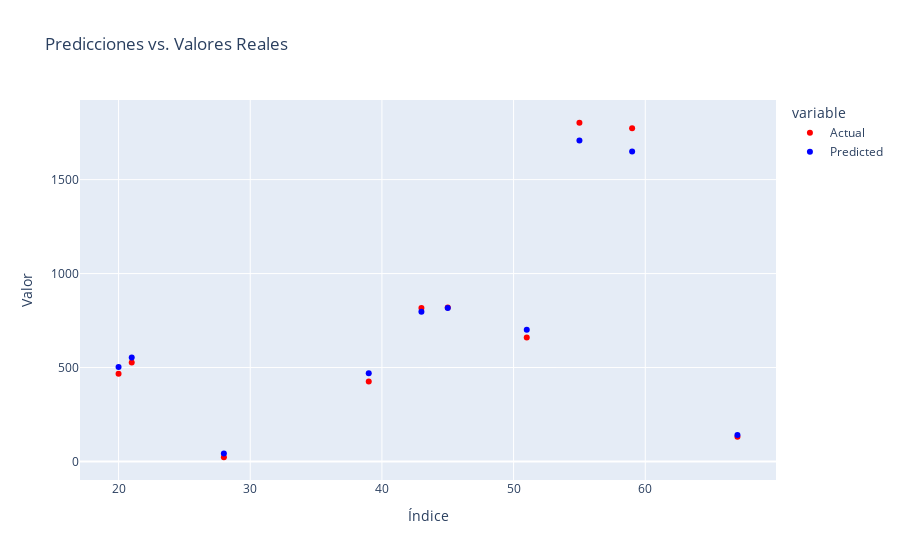

This figure's notebook cell:
### Code cell
# Creamos un DataFrame con las predicciones y valores reales
results_df = pd.DataFrame({'Actual': y_test, 'Predicted': y_pred})

# Ordenamos el DataFrame por los valores reales para una mejor visualización
results_df = results_df.sort_values(by='Actual')

# Creamos gráfico de dispersión con Plotly Express
fig = px.scatter(results_df, x=results_df.index, y=['Actual', 'Predicted'],
                 labels={'value': 'Valor'},
                 title='Predicciones vs. Valores Reales',
                 color_discrete_sequence=['red', 'blue'])

# Configuramos el diseño del gráfico
fig.update_layout(
    xaxis_title='Índice',
    yaxis_title='Valor',
)

# Mostramos el gráfico
fig.show()

### Figure 1 — Plotly figure (JSON) as saved in the notebook; plotly's stock layout.template omitted (floating-point values rounded to 4 significant figures)
{"data": [{"hovertemplate": "variable=Actual<br>index=%{x}<br>Valor=%{y}<extra></extra>", "legendgroup": "Actual", "marker": {"color": "red", "symbol": "circle"}, "mode": "markers", "name": "Actual", "orientation": "v", "showlegend": true, "type": "scatter", "x": [28, 67, 39, 20, 21, 51, 43, 45, 59, 55], "xaxis": "x", "y": [22.47, 132.1, 425.4, 466.6, 527.3, 659.2, 816.9, 819.2, 1773.0, 1803.0], "yaxis": "y"}, {"hovertemplate": "variable=Predicted<br>index=%{x}<br>Valor=%{y}<extra></extra>", "legendgroup": "Predicted", "marker": {"color": "blue", "symbol": "circle"}, "mode": "markers", "name": "Predicted", "orientation": "v", "showlegend": true, "type": "scatter", "x": [28, 67, 39, 20, 21, 51, 43, 45, 59, 55], "xaxis": "x", "y": [42.54, 140.7, 470.0, 503.1, 552.7, 701.2, 796.5, 816.5, 1649.0, 1708.0], "yaxis": "y"}], "layout": {"legend": {"title": {"text": "variable"}, "tracegroupgap": 0}, "title": {"text": "Predicciones vs. Valores Reales"}, "xaxis": {"anchor": "y", "domain": [0, 1], "title": {"text": "Índice"}}, "yaxis": {"anchor": "x", "domain": [0, 1], "title": {"text": "Valor"}}}}
